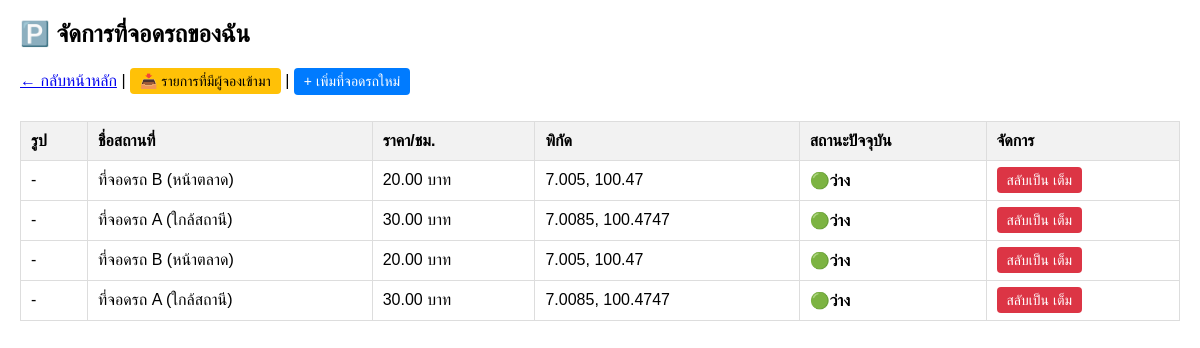
Screenshot of /my_spots.php (signed in) with the database file from the repository.
### tables this page shows
CREATE TABLE `parking_spots` (
  `spot_id` int(11) NOT NULL,
  `user_id` int(11) NOT NULL,
  `title` varchar(100) NOT NULL,
  `description` text DEFAULT NULL,
  `contact_phone` varchar(20) DEFAULT NULL,
  `image` varchar(255) DEFAULT NULL,
  `latitude` double NOT NULL,
  `longitude` double NOT NULL,
  `price_per_hour` double NOT NULL,
  `status` varchar(20) NOT NULL
);

### my_spots.php (the view, shortened to what this page needs)
<?php
require_once 'db.php';
$user_id = $_SESSION['user_id'];
$sql = "SELECT * FROM parking_spots WHERE user_id = ? ORDER BY spot_id DESC";
$stmt = $conn->prepare($sql);
$stmt->bind_param("i", $user_id);
$stmt->execute();
$result = $stmt->get_result();
?>
<!DOCTYPE html>
<html lang="th">
<head>
</head>
<body>
    <h2>🅿️ จัดการที่จอดรถของฉัน</h2>
    <p>
        <a href="index.php">← กลับหน้าหลัก</a> |
        <a href="owner_bookings.php" style="background:#ffc107; color:black;" class="btn">📥 รายการที่มีผู้จองเข้ามา</a> |
        <a href="add_spot.php" class="btn btn-add">+ เพิ่มที่จอดรถใหม่</a>
    </p>
    <table>
        <tr>
            <th>รูป</th>
            <th>ชื่อสถานที่</th>
            <th>ราคา/ชม.</th>
            <th>พิกัด</th>
            <th>สถานะปัจจุบัน</th>
            <th>จัดการ</th>
        </tr>
        <?php if ($result->num_rows > 0): ?>
            <?php while ($row = $result->fetch_assoc()): ?>
                <tr>
                    <td>
                        <?php if ($row['image']): ?>
                            <img src="uploads/<?= $row['image'] ?>" width="60" height="40" style="object-fit:cover; border-radius:4px;">
                        <?php else: ?>
                            -
                        <?php endif; ?>
                    </td>
                    <td><?= htmlspecialchars($row['title']) ?></td>
                    <td><?= number_format($row['price_per_hour'], 2) ?> บาท</td>
                    <td><?= $row['latitude'] ?>, <?= $row['longitude'] ?></td>
                    <td><b><?= $row['status'] === 'available' ? '🟢ว่าง' : '🔴เต็ม' ?></b></td>
                    <td>
                        <a href="my_spots.php?toggle_id=<?= $row['spot_id'] ?>&current_status=<?= $row['status'] ?>"
                           class="btn <?= $row['status'] === 'available' ? 'btn-full' : 'btn-available' ?>">
                            สลับเป็น <?= $row['status'] === 'available' ? 'เต็ม' : 'ว่าง' ?>
                        </a>
                    </td>
                </tr>
            <?php endwhile; ?>
        <?php else: ?>
            <tr><td colspan="6" style="text-align:center;">คุณยังไม่ได้ลงทะเบียนที่จอดรถ</td></tr>
        <?php endif; ?>
    </table>
</body>
</html>

### my_spots.php (style rules this page uses)
body { font-family: Arial, sans-serif; margin: 20px; }
table { width: 100%; border-collapse: collapse; margin-top: 15px; }
th, td { border: 1px solid #ddd; padding: 10px; text-align: left; }
th { background-color: #f2f2f2; }
.btn { padding: 5px 10px; text-decoration: none; border-radius: 4px; color: white; font-size: 14px; }
.btn-full { background: #dc3545; }
.btn-add { background: #007bff; display: inline-block; margin-bottom: 10px; }

### rows the page displays
parking_spots: title "ที่จอดรถ B (หน้าตลาด)", price_per_hour "20.00", latitude "7.005", longitude "100.47", status "🟢ว่าง"
parking_spots: title "ที่จอดรถ A (ใกล้สถานี)", price_per_hour "30.00", latitude "7.0085", longitude "100.4747", status "🟢ว่าง"
parking_spots: title "ที่จอดรถ B (หน้าตลาด)", price_per_hour "20.00", latitude "7.005", longitude "100.47", status "🟢ว่าง"
parking_spots: title "ที่จอดรถ A (ใกล้สถานี)", price_per_hour "30.00", latitude "7.0085", longitude "100.4747", status "🟢ว่าง"
